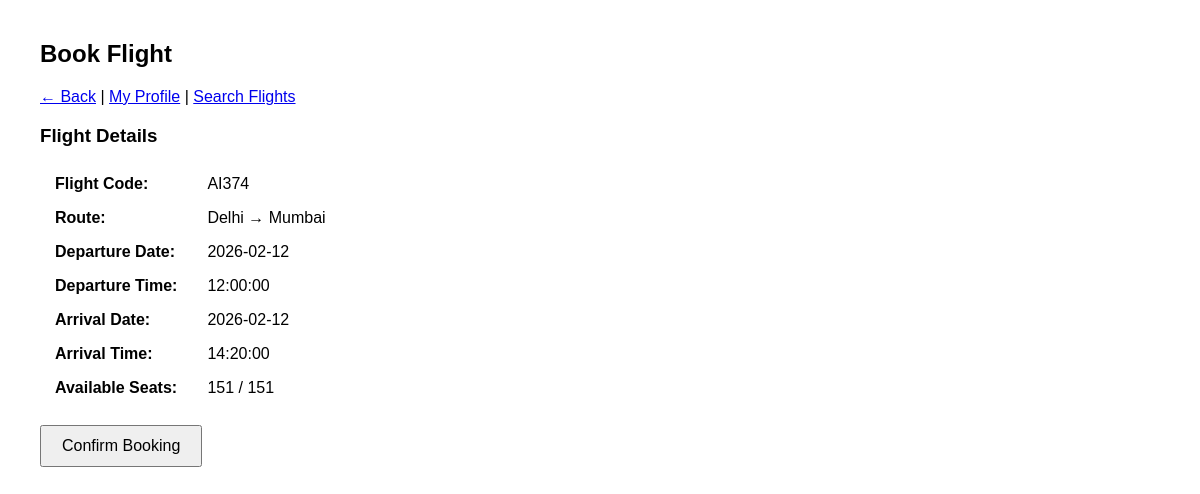
Screenshot of /book_flight.php?id=1 (signed in) with the database file from the repository.
### tables this page shows
CREATE TABLE flights (
id INT AUTO_INCREMENT PRIMARY KEY,
flight_code VARCHAR(30) UNIQUE NOT NULL,
source VARCHAR(100) NOT NULL,
destination VARCHAR(100) NOT NULL,
flight_type VARCHAR(20) NOT NULL DEFAULT 'Domestic',
flight_date DATE NOT NULL,
departure_time TIME,
arrival_time TIME,
arrival_date DATE NOT NULL,
seats_total INT DEFAULT 100,
seats_booked INT DEFAULT 0,
created_at TIMESTAMP DEFAULT CURRENT_TIMESTAMP
);

### book_flight.php (the view, shortened to what this page needs)
<?php
require 'functions.php';
$flight_id = isset($_GET['id']) ? (int)$_GET['id'] : 0;
$stmt = $mysqli->prepare("SELECT * FROM flights WHERE id = ? LIMIT 1");
$stmt->bind_param('i', $flight_id);
$stmt->execute();
$res = $stmt->get_result();
$flight = $res ? $res->fetch_assoc() : null;
?>
<!doctype html>
<html>
<head>
</head>
<body>
  <h2>Book Flight</h2>
  <p>
    <a href="view_flight.php?id=<?php echo (int)$flight['id']; ?>">← Back</a> |
    <a href="profile.php">My Profile</a> |
    <a href="search.php">Search Flights</a>
  </p>
  <h3>Flight Details</h3>
  <table>
    <tr>
      <td><strong>Flight Code:</strong></td>
      <td><?php echo htmlspecialchars($flight['flight_code']); ?></td>
    </tr>
    <tr>
      <td><strong>Route:</strong></td>
      <td><?php echo htmlspecialchars($flight['source']); ?> → <?php echo htmlspecialchars($flight['destination']); ?></td>
    </tr>
    <tr>
      <td><strong>Departure Date:</strong></td> <td><?php echo htmlspecialchars($flight['flight_date']); ?></td>
    </tr>
    <tr>
      <td><strong>Departure Time:</strong></td> <td><?php echo htmlspecialchars($flight['departure_time']); ?></td>
    </tr>
    <tr>
      <td><strong>Arrival Date:</strong></td> <td><?php echo htmlspecialchars($flight['arrival_date']); ?></td>
    </tr>
    <tr>
      <td><strong>Arrival Time:</strong></td> <td><?php echo htmlspecialchars($flight['arrival_time']); ?></td>
    </tr>
    <tr>
      <td><strong>Available Seats:</strong></td>
      <td><?php echo (int)$flight['seats_total'] - (int)$flight['seats_booked']; ?> / <?php echo (int)$flight['seats_total']; ?></td>
    </tr>
  </table>
  <form method="post" action="book_flight.php?id=<?php echo (int)$flight['id']; ?>">
    <input type="submit" value="Confirm Booking">
  </form>
</body>
</html>

### book_flight.php (style rules this page uses)
body { font-family: Arial, sans-serif; margin: 40px; }
table { border-collapse: collapse; margin: 20px 0; }
td { padding: 8px 15px; }
input[type="submit"] { padding: 10px 20px; font-size: 16px; }

### rows the page displays
flights: flight_code "AI374", source "Delhi", destination "Mumbai", flight_date "2026-02-12", departure_time "12:00:00", arrival_date "2026-02-12", arrival_time "14:20:00", (int)$flight['seats_total']-(int)$flight['seats_booked'] "151", seats_total "151"
